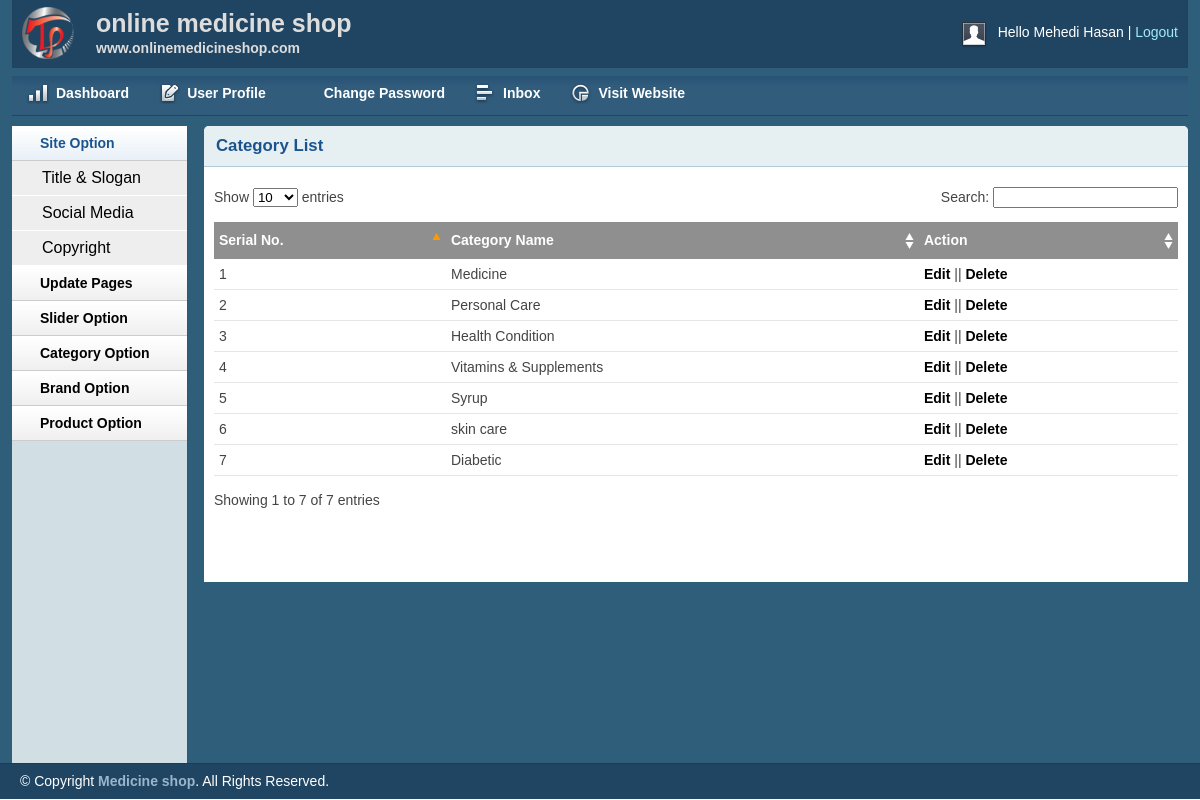
The app's page /admin/catlist.php (signed in) with its own data.
### tables this page shows
CREATE TABLE `tbl_category` (
  `catId` int(11) NOT NULL,
  `catName` varchar(255) NOT NULL
);

### lib/Database.php (called while the page is built, shortened)
<?php
Class Database{
	public $host   = DB_HOST;
	public $user   = DB_USER;
	public $pass   = DB_PASS;
	public $dbname = DB_NAME;
	public $link;
	private function connectDB(){
	$this->link = new mysqli($this->host, $this->user, $this->pass, $this->dbname);
 }
	public function select($query){
		$result = $this->link->query($query) or die($this->link->error.__LINE__);
		if($result->num_rows > 0){
			return $result;
		} else {
			return false;
		}
	}
}

### classes/Category.php (called while the page is built, shortened)
<?php
	$filepath = realpath(dirname(__FILE__));
	include_once ($filepath.'/../lib/Database.php');
?>
<?php
class Category{
	private $db;
	public function __construct(){
		$this->db = new Database();
	}
	public function getAllCat(){
		$query = "SELECT * FROM tbl_category ORDER BY catId DESC";
		$result = $this->db->select($query);
		return $result;
	}
}
?>

### admin/catlist.php (the view, shortened to what this page needs)
<?php include 'inc/header.php';?>
<?php include 'inc/sidebar.php';?>
<?php include '../classes/Category.php' ;?>
<?php
	$cat = new Category();
?>
        <div class="grid_10">
            <div class="box round first grid">
                <h2>Category List</h2>
                <div class="block">
                    <table class="data display datatable" id="example">
					<thead>
						<tr>
							<th>Serial No.</th>
							<th>Category Name</th>
							<th>Action</th>
						</tr>
					</thead>
					<tbody>
					<?php
						$getCat = $cat->getAllCat();
						if ($getCat) {
							$i= 0;
							while ($result = $getCat->fetch_assoc()) {
								$i++;
					?>
						<tr class="odd gradeX">
							<td><?php echo $i; ?></td>
							<td><?php echo $result['catName']; ?></td>
							<td><a href="catedit.php?catid=<?php echo $result['catId']; ?>">Edit</a> || <a onclick="return confirm('Are you sure to delete..')" href="?delcat=<?php echo $result['catId']; ?>">Delete</a></td>
						</tr>
					<?php } } ?>
					</tbody>
				</table>
               </div>
            </div>
        </div>
<?php include 'inc/footer.php';?>

### admin/css/layout.css (style rules this page uses)
body { background: #fff none repeat scroll 0 0; color: #444; font-size: 14px; padding: 0; }
a { color: #000; font-weight:bold; text-decoration: none; }
h1, h2, h3, h4, h5, h6 { line-height:1.2em; margin-bottom:.3em; }
h2 { margin-top:1em; }
.box { background:#fff; margin-bottom:20px; padding:10px 10px 10px 10px; margin-left:-8px; }
.box.grid { padding-bottom:40px; }
.box.round { -moz-border-radius: 5px 5px 0px 0px; -webkit-border-radius: 5px 5px 0px 0px; border-radius: 5px 5px 0px 0px; }
.box h2 { font-size:1.2em; font-weight:bold; color:#1B548D; background:#E6F0F3; margin:-10px -10px 0 -10px; padding:10px 12px; border-bottom:1px solid #B3CBD6; -moz-border-radius: 5px 5px 0px 0px; -webkit-border-radius: 5px 5px 0px 0px; border-radius: 5px 5px 0px 0px; }
.box.first { min-height: 406px; }
.block { padding-top:20px; }
.block { padding-bottom:1px; }
table.display { margin: 0 auto; clear: both; width: 100%; }
.sorting_asc { background: #8f8f8f url(../img/table/sort_asc.png) no-repeat center right; padding:8px 5px; text-align:left; color:#fff; }
.sorting { background:#8f8f8f url(../img/table/sort_both.png) no-repeat center right; padding:8px 5px; text-align:left; color:#fff; }
tr.odd { height: 30px; line-height: 30px; border-bottom:1px solid #e6e6e6; }
tr.even { height: 30px; line-height: 30px; border-bottom:1px solid #e6e6e6; }
tr.odd td, tr.even td { padding-left:5px; }

### records on screen
tbl_category: catName "Medicine"
tbl_category: catName "Personal Care"
tbl_category: catName "Health Condition"
tbl_category: catName "Vitamins & Supplements"
tbl_category: catName "Syrup"
tbl_category: catName "skin care"
tbl_category: catName "Diabetic"

### other values on screen
Session::get('adminName') "Mehedi Hasan"
